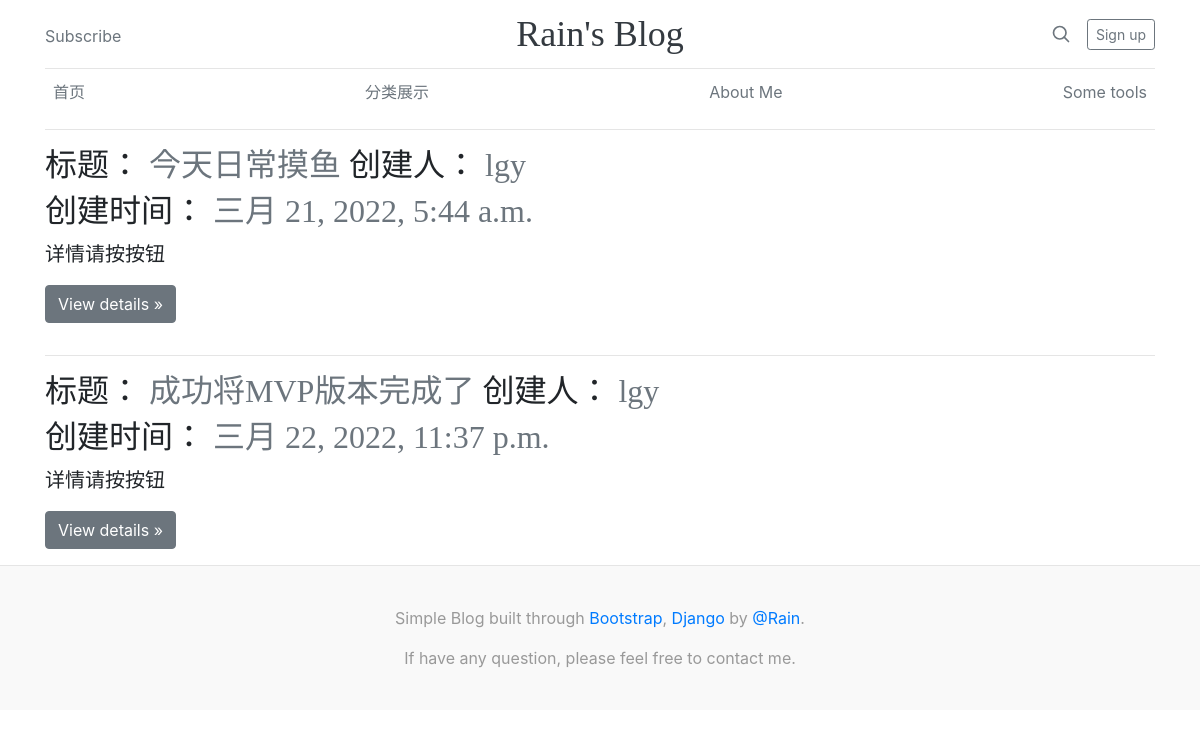
Page /type/1/ on the committed database.
### lgy_blog/models.py (models this page shows, shortened)
class Blog(models.Model):
    blog_type = models.SmallIntegerField(blank=False, choices=BlogType, verbose_name=u'博客类型')
    blog_title = models.CharField(blank=False, max_length=250, verbose_name= u'博客标题', unique=True)
    blog_simple_text = models.CharField(blank=False, max_length=250, verbose_name= u'博客简介',default='233')
    blog_text = models.TextField(blank=False, max_length=2048, verbose_name= u'博客内容')
    creator = models.ForeignKey(User, verbose_name=u'创建人', null=True, on_delete=models.SET_NULL)
    created_date = models.DateTimeField(verbose_name=u'创建日期', default=datetime.now)
    modified_date = models.DateTimeField(verbose_name=u'修改日期', default=datetime.now)
    click_nums = models.IntegerField(verbose_name=u'点击量',default=0)
    class Meta:
        verbose_name = u'个人博客'
        verbose_name_plural = verbose_name

### lgy_blog/views.py (the view)
# urls.py: url(r"^type/(?P<type_index>\d)/$", views.show_by_one_type, name=u'分类详情'),
def show_by_one_type(request,type_index):
    try:
        blog_list_type = Blog.objects.filter(blog_type=type_index)
    except Blog.DoesNotExist:
        raise Http404(u'页面不存在')
    return render(request, 'show_by_one_type.html', {'blog_list_type': blog_list_type})

### templates/show_by_one_type.html
{% extends 'base.html' %}
{% block content %}
{% if blog_list_type %}
    {% for blog_list in blog_list_type %}
<hr class="featurette-divider">
    <div class="row featurette">
      <div class="col-md-7">
        <h2 class="featurette-heading">标题： <span class="text-muted"> {{ blog_list.blog_title }}</span>  创建人：<span class="text-muted"> {{ blog_list.creator }}</span></h2>
          <h2 class="featurette-heading">创建时间： <span class="text-muted"> {{ blog_list.created_date }}</span></h2>
        <p class="lead"> 详情请按按钮 </p>
          <p><a class="btn btn-secondary" href="/blog/{{ blog_list.id }}">View details &raquo;</a></p>
      </div>
    </div>
    {% endfor %}
{% endif %}
{% endblock %}

### static/css/blog.css (style rules this page uses)
h1, h2, h3, h4, h5, h6 { font-family: "Playfair Display", Georgia, "Times New Roman", serif; }

### rows in the picture
Blog: blog_title "今天日常摸鱼", creator "lgy", created_date "三月 21, 2022, 5:44 a.m."
Blog: blog_title "成功将MVP版本完成了", creator "lgy", created_date "三月 22, 2022, 11:37 p.m."
